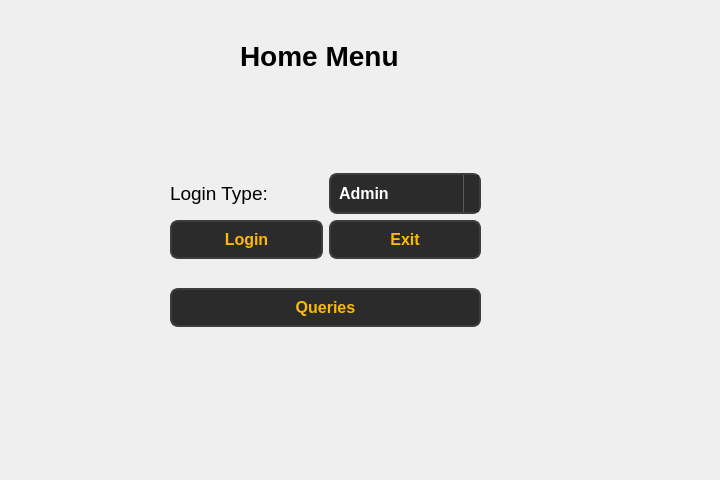
<?xml version="1.0" encoding="UTF-8"?>
<ui version="4.0">
 <class>Form</class>
 <widget class="QWidget" name="Form">
  <property name="geometry">
   <rect>
    <x>0</x>
    <y>0</y>
    <width>720</width>
    <height>480</height>
   </rect>
  </property>
  <property name="windowTitle">
   <string>Form</string>
  </property>
  <widget class="QLabel" name="label">
   <property name="geometry">
    <rect>
     <x>240</x>
     <y>40</y>
     <width>161</width>
     <height>31</height>
    </rect>
   </property>
   <property name="font">
    <font>
     <pointsize>21</pointsize>
     <bold>true</bold>
    </font>
   </property>
   <property name="text">
    <string>Home Menu</string>
   </property>
  </widget>
  <widget class="QWidget" name="">
   <property name="geometry">
    <rect>
     <x>170</x>
     <y>150</y>
     <width>311</width>
     <height>201</height>
    </rect>
   </property>
   <layout class="QVBoxLayout" name="verticalLayout_2">
    <item>
     <layout class="QVBoxLayout" name="verticalLayout">
      <item>
       <layout class="QHBoxLayout" name="horizontalLayout_2">
        <item>
         <widget class="QLabel" name="label_2">
          <property name="font">
           <font>
            <pointsize>14</pointsize>
           </font>
          </property>
          <property name="text">
           <string>Login Type:</string>
          </property>
         </widget>
        </item>
        <item>
         <widget class="QComboBox" name="comboBox">
          <property name="styleSheet">
           <string notr="true">QComboBox {
    background-color: #2b2b2b;
    color: #ffffff;
    border: 2px solid #3d3d3d;
    border-radius: 8px;
    padding: 8px;
    font-size: 16px;
    font-weight: bold;
}

QComboBox:hover {
    background-color: #3d3d3d;
    border: 2px solid #5a5a5a;
}

QComboBox::drop-down {
    border-left: 1px solid #5a5a5a;
    background-color: #2b2b2b;
}


QComboBox QAbstractItemView {
    background-color: #2b2b2b;
    border: 1px solid #3d3d3d;
    selection-background-color: #3d3d3d;
    color: #ffffff;
}
</string>
          </property>
          <item>
           <property name="text">
            <string>Admin</string>
           </property>
          </item>
          <item>
           <property name="text">
            <string>Faculty</string>
           </property>
          </item>
          <item>
           <property name="text">
            <string>TA</string>
           </property>
          </item>
          <item>
           <property name="text">
            <string>Student</string>
           </property>
          </item>
         </widget>
        </item>
       </layout>
      </item>
      <item>
       <layout class="QHBoxLayout" name="horizontalLayout">
        <item>
         <widget class="QPushButton" name="pushButton_6">
          <property name="styleSheet">
           <string notr="true">QPushButton {
        background-color: #2b2b2b;  
        color: #fcba03;              
        border: 2px solid #3d3d3d;      
        border-radius: 8px;          
        padding: 8px 16px;            
        font-size: 16px;            
        font-weight: bold;
    
    }

    QPushButton:hover {
        background-color: #fcba03;
		 color: #000000;
        border: 2px solid #5a5a5a;    
    }

    QPushButton:pressed {
        background-color: #1a1a1a;      
        border: 2px solid #2b2b2b;      
    }</string>
          </property>
          <property name="text">
           <string>Login</string>
          </property>
         </widget>
        </item>
        <item>
         <widget class="QPushButton" name="pushButton_5">
          <property name="styleSheet">
           <string notr="true">QPushButton {
        background-color: #2b2b2b;  
        color: #fcba03;              
        border: 2px solid #3d3d3d;      
        border-radius: 8px;          
        padding: 8px 16px;            
        font-size: 16px;            
        font-weight: bold;
    
    }

    QPushButton:hover {
        background-color: #fcba03;
		 color: #000000;
        border: 2px solid #5a5a5a;    
    }

    QPushButton:pressed {
        background-color: #1a1a1a;      
        border: 2px solid #2b2b2b;      
    }</string>
          </property>
          <property name="text">
           <string>Exit</string>
          </property>
         </widget>
        </item>
       </layout>
      </item>
     </layout>
    </item>
    <item>
     <widget class="QPushButton" name="pushButton">
      <property name="styleSheet">
       <string notr="true">QPushButton {
        background-color: #2b2b2b;  
        color: #fcba03;              
        border: 2px solid #3d3d3d;      
        border-radius: 8px;          
        padding: 8px 16px;            
        font-size: 16px;            
        font-weight: bold;
    
    }

    QPushButton:hover {
        background-color: #fcba03;
		 color: #000000;
        border: 2px solid #5a5a5a;    
    }

    QPushButton:pressed {
        background-color: #1a1a1a;      
        border: 2px solid #2b2b2b;      
    }</string>
      </property>
      <property name="text">
       <string>Queries</string>
      </property>
     </widget>
    </item>
   </layout>
  </widget>
 </widget>
 <resources/>
 <connections/>
</ui>
